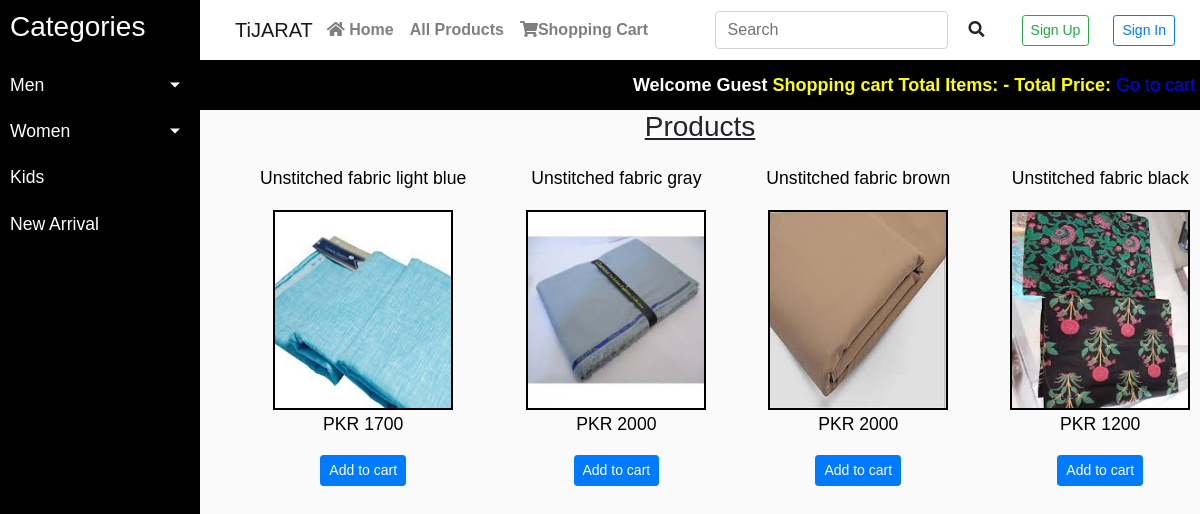
The app's page /index.php?type_id=Unstiched with its own data.
### tables this page shows
CREATE TABLE `products` (
  `product_id` int(100) NOT NULL,
  `product_cat` int(100) NOT NULL,
  `product_type` tinytext,
  `product_title` varchar(255) NOT NULL,
  `product_price` int(100) NOT NULL,
  `product_desc` text NOT NULL,
  `product_image` text NOT NULL,
  `product_keywords` text NOT NULL
);

### functions/functions.php (the view, shortened to what this page needs)
<?php
$con=mysqli_connect("localhost","root","","ecommerce");
function getMenPro()
{
    global $con;
        if (isset ($_GET['type_id']))
        {
        $men_title=$_GET['type_id'];
    $get_men_pro= "SELECT * FROM products WHERE product_cat= '1' AND product_type= '$men_title'";
    $run_men_pro= mysqli_query($con, $get_men_pro);
    while($row_men_pro=mysqli_fetch_array($run_men_pro))
    {
        $pro_id=$row_men_pro['product_id'];
        $pro_title=$row_men_pro['product_title'];
        $pro_price=$row_men_pro['product_price'];
        $pro_image=$row_men_pro['product_image'];
        echo "
            <div id=single_product>
            <a href='details.php?pro_id=$pro_id' >  <p>  $pro_title  </p> </a>
            <a href='details.php?pro_id=$pro_id'> <img src='admin_area/product_images/$pro_image' width='180' height='200' /> </a>
            <p> PKR $pro_price </p>
            <a href='index.php?add_cart=$pro_id'> <button class='btn btn-sm mx-4 btn-primary' style:'float:right'> Add to cart </button> </a>
            </div>
        ";
    }
        }
}
?>

### style.css (style rules this page uses)
body { font-family: 'Poppins', sans-serif; background: #fafafa; }
p { font-family: 'Poppins', sans-serif; font-size:1.1em; font-weight: 300; line-height: 1.7em; color: black; }
a, a:hover, a:focus { color: inherit; text-decoration: none; transition: all 0.3s; }
#single_product { float: left; padding-bottom : 30px; padding-left: 60px; }
#single_product img { border: 2px solid black; }

### records on screen
products: product_title "Unstitched fabric light blue", product_image (picture), product_price "1700"
products: product_title "Unstitched fabric gray", product_image (picture), product_price "2000"
products: product_title "Unstitched fabric brown", product_image (picture), product_price "2000"
products: product_title "Unstitched fabric black", product_image (picture), product_price "1200"
